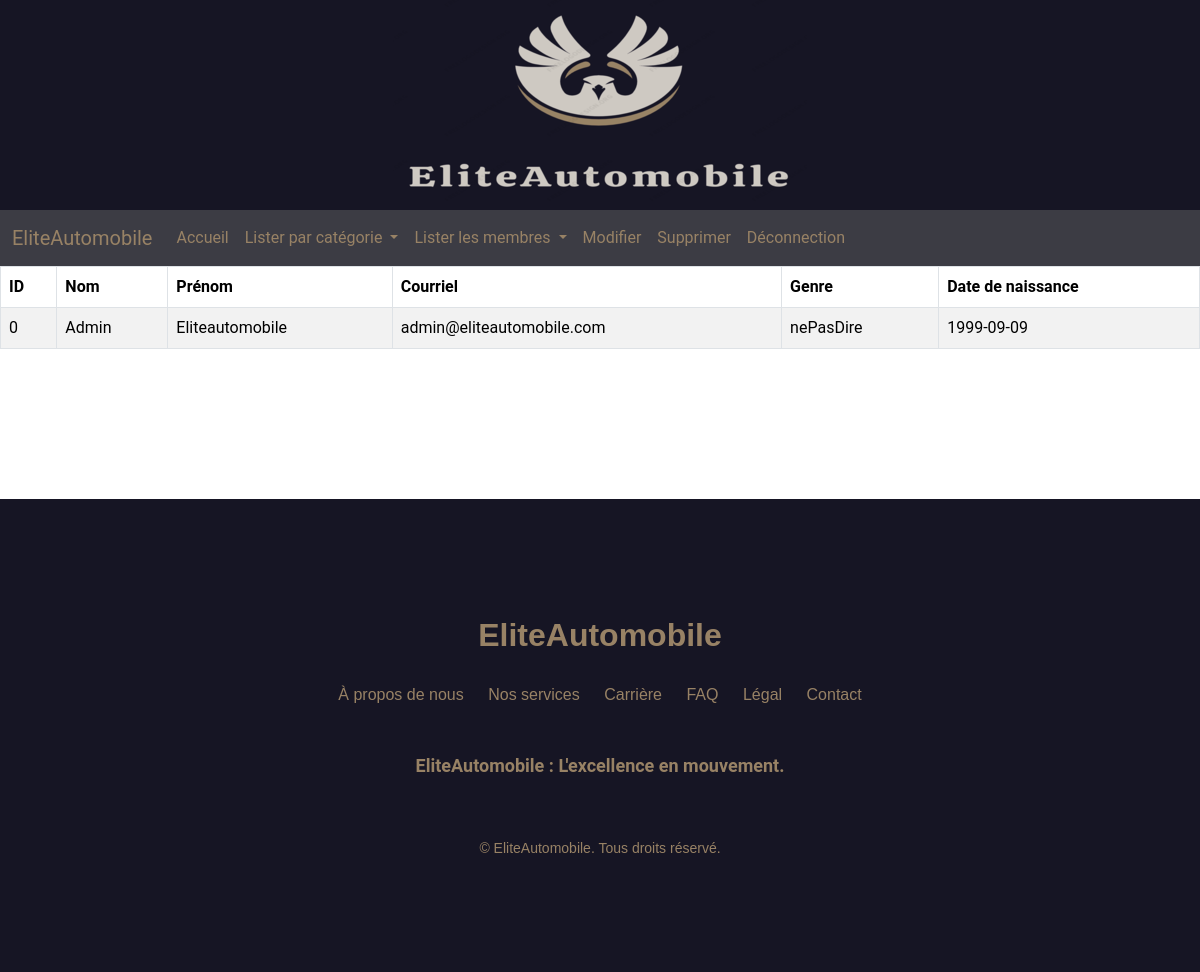
The page /serveur/membre/page_listerMembresActif.php on the database its author committed.
### tables this page shows
CREATE TABLE `membres` (
  `idm` int(11) NOT NULL,
  `nom` varchar(50) NOT NULL,
  `prenom` varchar(50) NOT NULL,
  `courriel` varchar(75) NOT NULL,
  `genre` varchar(50) NOT NULL,
  `daten` varchar(10) NOT NULL
);

### serveur/membre/listerMembresActif.php (called while the page is built)
<?php
    require_once(__DIR__.'/../bd/connexion.inc.php');
    function Mdl_ListerMembresActif(){
        global $connexion;
        try{
            $requete = "SELECT * FROM membres WHERE courriel IN (SELECT courriel FROM connexion WHERE status='A')";
            $stmt = $connexion->prepare($requete);
            $stmt->execute();
            $reponse = $stmt->get_result();
        } catch(Exception $e) {
            return [];
        }finally{
            return $reponse;
        }
    }
?>

### serveur/membre/page_listerMembresActif.php (the view, shortened to what this page needs)
<!doctype html>
<html lang="fr">
<head>
	<link href="https://cdn.jsdelivr.net/npm/bootstrap@5.3.1/dist/css/bootstrap.min.css" rel="stylesheet">
	<link href="https://getbootstrap.com/docs/5.3/assets/css/docs.css" rel="stylesheet">
	<link rel="stylesheet" href="../../client/css/styleFooter.css">
	<link rel="stylesheet" href="../../client/css/styleNav.css">
</head>
<body class="p-0 m-0 border-0 bd-example m-0 border-0">
	<header>
		<div class="image-container">
			<img src="../../client/images/LogoHeader.png" alt="Logo EliteAutomobile">
		</div>
	</header>
	<nav class="navbar navbar-expand-lg navbar-dark ftco_navbar">
		<div class="container-fluid">
			<a class="navbar-brand" href="#">EliteAutomobile</a>
			<div class="collapse navbar-collapse" id="navbarSupportedContent">
				<ul class="navbar-nav me-auto mb-2 mb-lg-0">
					<li class="nav-item">
						<a class="nav-link active" aria-current="page" href="/serveur/admin/admin.php">Accueil</a>
					</li>
					<li class="nav-item dropdown">
						<a class="nav-link dropdown-toggle" href="#" role="button" data-bs-toggle="dropdown"
							aria-expanded="false">
							Lister par catégorie
						</a>
					</li>
					<li class="nav-item dropdown">
						<a class="nav-link dropdown-toggle" href="#" role="button" data-bs-toggle="dropdown"
							aria-expanded="false">
							Lister les membres
						</a>
					</li>
					<li class="nav-item">
						<a class="nav-link" href="#">Modifier</a>
					</li>
					<li class="nav-item">
						<a class="nav-link" href="#">Supprimer</a>
					</li>
					<li class="nav-item">
						<a class="nav-link" href="/serveur/membre/page_connexion.php">Déconnection</a>
					</li>
				</ul>
			</div>
		</div>
	</nav>
	<div>
    <?php
    require_once(__DIR__.'/listerMembresActif.php');
    function obtenirTableRow($ligne){
        $row = <<<HTML
        <tr>
            <td>$ligne->idm</td>
            <td>$ligne->nom</td>
            <td>$ligne->prenom</td>
            <td>$ligne->courriel</td>
            <td>$ligne->genre</td>
            <td>$ligne->daten</td>
        </tr>
        HTML;
        return $row;
    }
    $reponse = Mdl_ListerMembresActif();
    if ($reponse->num_rows > 0) {
        echo '<table class="table table-striped table-bordered">';
        echo '<thead class="thead-dark">';
        echo '<tr>';
        echo '<th>ID</th>';
        echo '<th>Nom</th>';
        echo '<th>Prénom</th>';
        echo '<th>Courriel</th>';
        echo '<th>Genre</th>';
        echo '<th>Date de naissance</th>';
        echo '</tr>';
        echo '</thead>';
        echo '<tbody>';
        while($ligne = $reponse->fetch_object()){
            echo obtenirTableRow($ligne);
        }
        echo '</tbody>';
        echo '</table>';
    } else {
        echo 'Aucun membre actif trouvé.';
    }
    ?>
</div>
	<footer class="footer-16371">
		<div class="container">
			<div class="row justify-content-center">
				<div class="col-md-9 text-center">
					<div class="footer-site-logo mb-4">
						<a href="#">EliteAutomobile</a>
					</div>
					<ul class="list-unstyled nav-links mb-5">
						<li><a href="#">À propos de nous</a></li>
						<li><a href="#">Nos services</a></li>
						<li><a href="#">Carrière</a></li>
						<li><a href="#">FAQ</a></li>
						<li><a href="#">Légal</a></li>
						<li><a href="#">Contact</a></li>
					</ul>
					<div class="social mb-4">
						<h3>EliteAutomobile : L'excellence en mouvement.</h3>
						<ul class="list-unstyled">
							<li class="in"><a href="#"><span class="icon-instagram"></span></a></li>
							<li class="fb"><a href="#"><span class="icon-facebook"></span></a></li>
							<li class="tw"><a href="#"><span class="icon-twitter"></span></a></li>
							<li class="pin"><a href="#"><span class="icon-pinterest"></span></a></li>
							<li class="dr"><a href="#"><span class="icon-dribbble"></span></a></li>
						</ul>
					</div>
					<div class="copyright">
						<p class="mb-0"><small>&copy; EliteAutomobile. Tous droits réservé.</small></p>
					</div>
				</div>
			</div>
		</div>
	</footer>
</body>
</html>

### client/css/styleFooter.css (style rules this page uses)
body { font-family: "Roboto", -apple-system, BlinkMacSystemFont, "Segoe UI", Roboto, "Helvetica Neue", Arial, "Noto Sans", sans-serif, "Apple Color Emoji", "Segoe UI Emoji", "Segoe UI Symbol", "Noto Color Emoji"; }
h1, h2, h3, h4, h5, h6, .h1, .h2, .h3, .h4, .h5, .h6 { font-family: "Roboto", -apple-system, BlinkMacSystemFont, "Segoe UI", Roboto, "Helvetica Neue", Arial, "Noto Sans", sans-serif, "Apple Color Emoji", "Segoe UI Emoji", "Segoe UI Symbol", "Noto Color Emoji"; }
a { -webkit-transition: .3s all ease; -o-transition: .3s all ease; transition: .3s all ease; }
a, a:hover { text-decoration: none !important; }
.footer-16371 { padding: 7rem 0; font-family: "Poppins", sans-serif; }
.footer-16371 .footer-site-logo { text-align: center; font-size: 2rem; font-weight: 900; }
.footer-16371 .footer-site-logo a { color: #988265; }
.footer-16371 .nav-links { padding: 0; margin: 0; }
.footer-16371 .nav-links li { display: inline-block; }
.footer-16371 .nav-links li a { padding: 10px; color: #988265; }
.footer-16371 .social h3 { font-weight: bold; font-size: 18px; color: #988265; }
.footer-16371 .social ul li { display: inline-block; }
.footer-16371 .social ul li a { display: inline-block; padding: 10px; }
.footer-16371 .social ul li.in a { color: #df588a; }
.footer-16371 .social ul li.tw a { color: #15b8ff; }
.footer-16371 .social ul li.fb a { color: #3742d0; }
.footer-16371 .social ul li.dr a { color: #fa38c1; }
.footer-16371 .social ul li.pin a { color: #dd4d5a; }
.footer-16371 .copyright { color: #988265; }

### client/css/styleNav.css (style rules this page uses)
body { margin: 0; padding: 0; }
header { display: flex; justify-content: center; background-color: #161524; margin: auto; }
footer { background-color: #161524; margin-top: 150px; }
nav { background-color: #3c3c44; }
.navbar-dark .navbar-brand { color: #988265; }
.navbar-dark .navbar-nav .nav-link { color: #988265; }
.navbar-dark .navbar-nav .active>.nav-link, .navbar-dark .navbar-nav .nav-link.active, .navbar-dark .navbar-nav .nav-link.show, .navbar-dark .navbar-nav .show>.nav-link { color: #988265; }
.image-container { justify-content: center; display: flex; }

### rows shown on the page
membres: idm "0", nom "Admin", prenom "Eliteautomobile", courriel "admin@eliteautomobile.com", genre "nePasDire", daten "1999-09-09"
